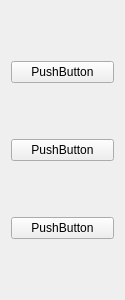
<?xml version="1.0" encoding="UTF-8"?>
<ui version="4.0">
 <class>UUTView</class>
 <widget class="QWidget" name="UUTView">
  <property name="geometry">
   <rect>
    <x>0</x>
    <y>0</y>
    <width>125</width>
    <height>300</height>
   </rect>
  </property>
  <property name="windowTitle">
   <string>Form</string>
  </property>
  <layout class="QVBoxLayout" name="verticalLayout">
   <item>
    <widget class="QPushButton" name="pushButton">
     <property name="text">
      <string>PushButton</string>
     </property>
    </widget>
   </item>
   <item>
    <widget class="QPushButton" name="pushButton_2">
     <property name="text">
      <string>PushButton</string>
     </property>
    </widget>
   </item>
   <item>
    <widget class="QPushButton" name="pushButton_3">
     <property name="text">
      <string>PushButton</string>
     </property>
    </widget>
   </item>
  </layout>
 </widget>
 <resources/>
 <connections/>
</ui>
